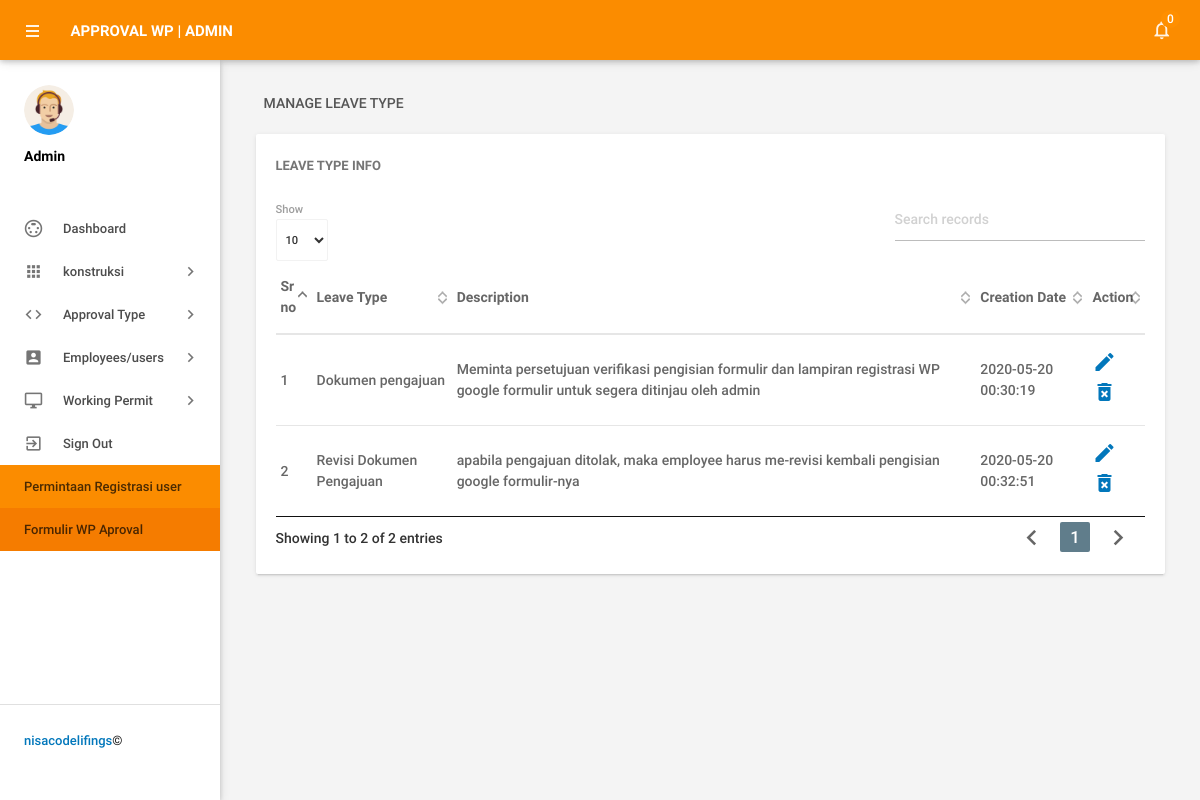
Screenshot of /admin/manageleavetype.php (signed in) with the database file from the repository.
### tables this page shows
CREATE TABLE `tblleavetype` (
  `id` int(11) NOT NULL,
  `LeaveType` varchar(200) DEFAULT NULL,
  `Description` mediumtext DEFAULT NULL,
  `CreationDate` timestamp NOT NULL DEFAULT current_timestamp()
);

### admin/manageleavetype.php (the view, shortened to what this page needs)
<?php
include('includes/config.php');
if(strlen($_SESSION['alogin'])==0)
    {
header('location:index.php');
}
else{
 ?>
<!DOCTYPE html>
<html lang="en">
    <head>
        <link type="text/css" rel="stylesheet" href="../assets/plugins/materialize/css/materialize.min.css"/>
        <link href="../assets/plugins/material-preloader/css/materialPreloader.min.css" rel="stylesheet">
        <link href="../assets/plugins/datatables/css/jquery.dataTables.min.css" rel="stylesheet">
        <link href="../assets/css/alpha.min.css" rel="stylesheet" type="text/css"/>
        <link href="../assets/css/custom.css" rel="stylesheet" type="text/css"/>
    </head>
    <body>
       <?php include('includes/header.php');?>
       <?php include('includes/sidebar.php');?>
            <main class="mn-inner">
                <div class="row">
                    <div class="col s12">
                        <div class="page-title">Manage Leave Type</div>
                    </div>
                    <div class="col s12 m12 l12">
                        <div class="card">
                            <div class="card-content">
                                <span class="card-title">Leave Type Info</span>
                                <table id="example" class="display responsive-table ">
                                    <thead>
                                        <tr>
                                            <th>Sr no</th>
                                            <th>Leave Type</th>
                                            <th>Description</th>
                                            <th>Creation Date</th>
                                            <th>Action</th>
                                        </tr>
                                    </thead>
                                    <tbody>
<?php $sql = "SELECT * from tblleavetype";
$query = $dbh -> prepare($sql);
$query->execute();
$results=$query->fetchAll(PDO::FETCH_OBJ);
$cnt=1;
if($query->rowCount() > 0)
{
foreach($results as $result)
{               ?>
                                        <tr>
                                            <td> <?php echo htmlentities($cnt);?></td>
                                            <td><?php echo htmlentities($result->LeaveType);?></td>
                                            <td><?php echo htmlentities($result->Description);?></td>
                                            <td><?php echo htmlentities($result->CreationDate);?></td>
                                            <td><a href="editleavetype.php?lid=<?php echo htmlentities($result->id);?>"><i class="material-icons">mode_edit</i></a>
                                            <a href="manageleavetype.php?del=<?php echo htmlentities($result->id);?>" onclick="return confirm('Do you want to delete');"> <i class="material-icons">delete_forever</i></a> </td>
                                        </tr>
                                         <?php $cnt++;} }?>
                                    </tbody>
                                </table>
                            </div>
                        </div>
                    </div>
                </div>
            </main>
        </div>
        <div class="left-sidebar-hover"></div>
    </body>
</html>
<?php } ?>

### admin/includes/header.php (shortened to what this page needs)
        <div class="mn-content fixed-sidebar">
            <header class="mn-header navbar-fixed">
                <nav class="orange darken-1">
                    <div class="nav-wrapper row">
                        <section class="material-design-hamburger navigation-toggle">
                            <a href="#" data-activates="slide-out" class="button-collapse show-on-large material-design-hamburger__icon">
                                <span class="material-design-hamburger__layer"></span>
                            </a>
                        </section>
                        <div class="header-title col s3">
                            <span class="chapter-title">Approval WP | Admin</span>
                        </div>
                        <ul class="right col s9 m3 nav-right-menu">
                            <li><a href="javascript:void(0)" data-activates="dropdown1" class="dropdown-button dropdown-right show-on-large"><i class="material-icons">notifications_none</i>
<?php
$isread=0;
$sql = "SELECT id from tblleaves where IsRead=:isread";
$query = $dbh -> prepare($sql);
$query->bindParam(':isread',$isread,PDO::PARAM_STR);
$query->execute();
$unreadcount=$query->rowCount();?>
                                <span class="badge"><?php echo htmlentities($unreadcount);?></span></a></li>
                        </ul>
                    </div>
                </nav>
            </header>

### admin/includes/sidebar.php (shortened to what this page needs)
  <aside id="slide-out" class="side-nav white fixed">
             <div class="side-nav-wrapper">
                 <div class="sidebar-profile">
                     <div class="sidebar-profile-image">
                         <img src="../assets/images/profile-image.png" class="circle" alt="">
                     </div>
                     <div class="sidebar-profile-info">
                             <p>Admin</p>
                     </div>
                 </div>
             <ul class="sidebar-menu collapsible collapsible-accordion" data-collapsible="accordion">
                 <li class="no-padding"><a class="waves-effect waves-grey" href="dashboard.php"><i class="material-icons">settings_input_svideo</i>Dashboard</a></li>
                 <li class="no-padding">
                     <a class="collapsible-header waves-effect waves-grey"><i class="material-icons">apps</i>konstruksi<i class="nav-drop-icon material-icons">keyboard_arrow_right</i></a>
                 </li>
                 <li class="no-padding">
                     <a class="collapsible-header waves-effect waves-grey"><i class="material-icons">code</i>Approval Type<i class="nav-drop-icon material-icons">keyboard_arrow_right</i></a>
                 </li>
                 <li class="no-padding">
                     <a class="collapsible-header waves-effect waves-grey"><i class="material-icons">account_box</i>Employees/users<i class="nav-drop-icon material-icons">keyboard_arrow_right</i></a>
                 </li>
<li class="no-padding">
                     <a class="collapsible-header waves-effect waves-grey"><i class="material-icons">desktop_windows</i>Working Permit<i class="nav-drop-icon material-icons">keyboard_arrow_right</i></a>
                 </li>
                     <li class="no-padding">
                             <a class="waves-effect waves-grey" href="logout.php"><i class="material-icons">exit_to_app</i>Sign Out</a>
                         </li>
                         <li class="no-padding orange darken-1">
                             <a class="waves-effect waves-grey" " href="https://docs.google.com/forms/d/1IB0u3AuKDoDOo8e8f093R63SgNxnfG6uCcG0p0MHxe4/edit#responses">Permintaan Registrasi user</a>
                         </li>
                         <li class="no-padding orange darken-2">
                             <a class="waves-effect waves-grey" " href="https://docs.google.com/forms/d/17tcUEgsUbCQPKtzR7tRBMRCtDHRN3dov7rGcri21BLg/edit?usp=sharing">Formulir WP Aproval</a>
                         </li>
             </ul>
                <div class="footer">
                 <p class="copyright"><a href="https://ensy-yola.netlify.com">nisacodelifings</a>&copy</p>
             </div>
             </div>
         </aside>

### rows the page displays
tblleavetype: LeaveType "Dokumen pengajuan", Description "Meminta persetujuan verifikasi pengisian formulir dan lampiran registrasi WP google formulir untuk segera ditinjau oleh admin", CreationDate "2020-05-20 00:30:19"
tblleavetype: LeaveType "Revisi Dokumen Pengajuan", Description "apabila pengajuan ditolak, maka employee harus me-revisi kembali pengisian google formulir-nya", CreationDate "2020-05-20 00:32:51"

### other values shown
$unreadcount "0"
